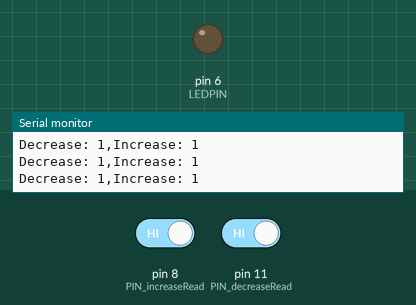
Bench run of a sketch on a simulated Arduino Uno, built with avr-gcc and run on an emulated ATmega328P. Parts: output pins drawn as LEDs (lit = HIGH), the last lines printed to the serial monitor. Dashed ring = blinking. The test bench sets the inputs (shaded band); at power-on: pin 8 (PIN_increaseRead) HIGH, pin 11 (PIN_decreaseRead) HIGH.

Above: at 1.2 s.
1.3 s: pin 8 (PIN_increaseRead) driven LOW
At 2.35 s:
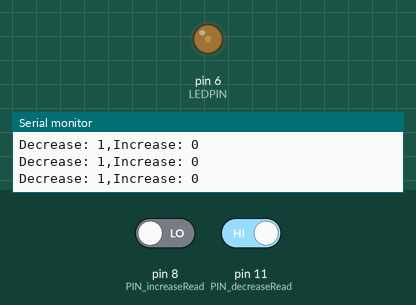
4.3 s: pin 8 (PIN_increaseRead) driven HIGH
At 5.4 s:
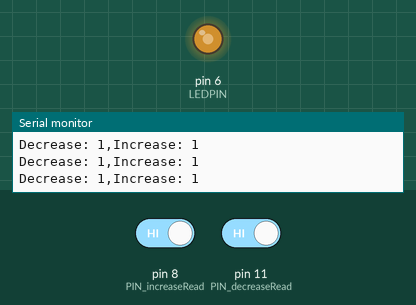
5.8 s: pin 8 (PIN_increaseRead) driven LOW
At 6.87 s:
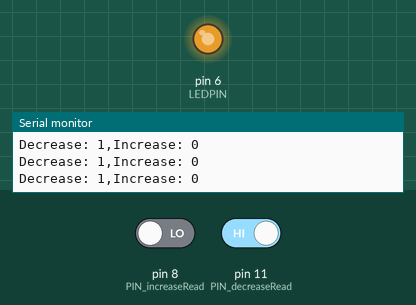
8.8 s: pin 11 (PIN_decreaseRead) driven LOW
At 8.98 s:
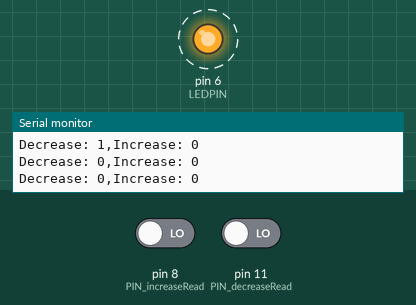
Timing chart, 0 to 12.8 s (numbered marks = the images above; inputs shaded):
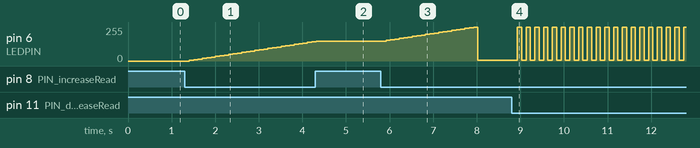

Measured:
- after the input at 1.3 s, pin 6 (LEDPIN): moves from 0/255 to 145/255 over 2.8 s, starting after 0.10 s
- after the input at 4.3 s, pin 6 (LEDPIN): goes on until 4.3 s, then stays 150/255
- after the input at 5.8 s, pin 6 (LEDPIN): rises from 150/255 to 255/255 in 2.0 s, then falls to 4/255 in 0.10 s
- after the input at 8.8 s, pin 6 (LEDPIN): alternates 255/255 for 0.10 s and 4/255 for 0.10 s, starting after 0.13 s

The sketch:

PB_DimLED.ino
```cpp
int LEDPIN = 6;
int PIN_increaseRead = 8;
int PIN_decreaseRead = 11;
int dt = 100;


int increaseRead = 0;
int decreaseRead = 0;
int dimLevel = 0;

void setup() {
  // put your setup code here, to run once:
  pinMode(LEDPIN, OUTPUT);
  pinMode(PIN_increaseRead, INPUT);
  pinMode(PIN_decreaseRead, INPUT);
  Serial.begin(9600);
  }

void loop() {
  // put your main code here, to run repeatedly:


  increaseRead = digitalRead(PIN_increaseRead);
  decreaseRead = digitalRead(PIN_decreaseRead);


  Serial.print("Decrease: ");
  Serial.print(decreaseRead);
  Serial.print(",");
  Serial.print("Increase: ");
  Serial.println(increaseRead);
  delay(dt);

  if (increaseRead == 0 && dimLevel <= 255){
    dimLevel += 5;
    analogWrite(LEDPIN, dimLevel);
  }
  else if (decreaseRead == 0 && dimLevel > 0){
    dimLevel -= 5;
    analogWrite(LEDPIN, dimLevel);
  }
  else{
    analogWrite(LEDPIN, dimLevel);
  }


}
```
